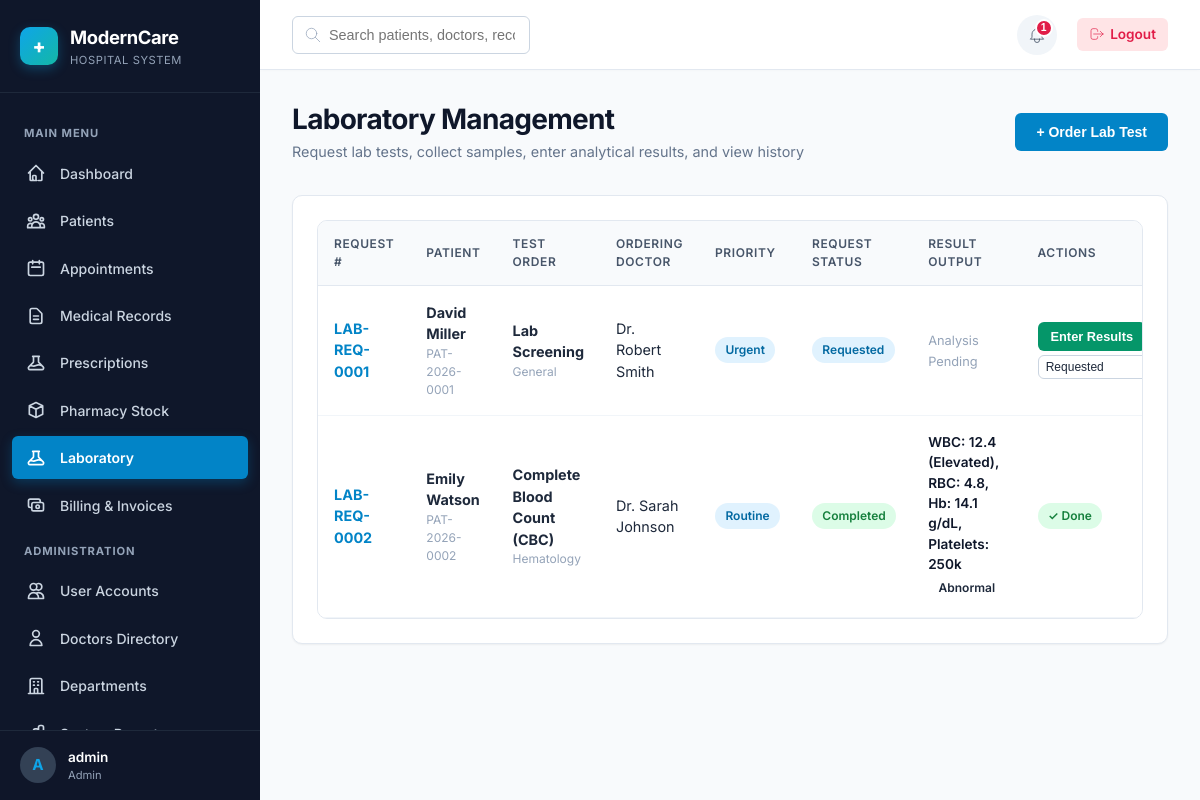
The page /laboratory/index.php (signed in) on the database its author committed.
### tables this page shows
CREATE TABLE `notifications` (
    `id` INT AUTO_INCREMENT PRIMARY KEY,
    `user_id` INT NOT NULL,
    `title` VARCHAR(150) NOT NULL,
    `message` TEXT NOT NULL,
    `type` ENUM('Info', 'Warning', 'Success', 'Danger') DEFAULT 'Info',
    `is_read` TINYINT(1) DEFAULT 0,
    `link` VARCHAR(255) NULL,
    `created_at` DATETIME DEFAULT CURRENT_TIMESTAMP,
    FOREIGN KEY (`user_id`) REFERENCES `users`(`id`) ON DELETE CASCADE
);

CREATE TABLE `lab_requests` (
    `id` INT AUTO_INCREMENT PRIMARY KEY,
    `request_number` VARCHAR(30) NOT NULL UNIQUE,
    `patient_id` INT NOT NULL,
    `doctor_id` INT NOT NULL,
    `medical_record_id` INT NULL,
    `request_date` DATETIME DEFAULT CURRENT_TIMESTAMP,
    `status` ENUM('Requested', 'Sample Collected', 'Processing', 'Completed', 'Cancelled') DEFAULT 'Requested',
    `priority` ENUM('Routine', 'Urgent', 'Emergency') DEFAULT 'Routine',
    `notes` TEXT NULL,
    `created_at` DATETIME DEFAULT CURRENT_TIMESTAMP,
    FOREIGN KEY (`patient_id`) REFERENCES `patients`(`id`) ON DELETE CASCADE,
    FOREIGN KEY (`doctor_id`) REFERENCES `doctors`(`id`) ON DELETE RESTRICT,
    FOREIGN KEY (`medical_record_id`) REFERENCES `medical_records`(`id`) ON DELETE SET NULL
);

CREATE TABLE `patients` (
    `id` INT AUTO_INCREMENT PRIMARY KEY,
    `user_id` INT NULL,
    `patient_number` VARCHAR(30) NOT NULL UNIQUE,
    `first_name` VARCHAR(50) NOT NULL,
    `last_name` VARCHAR(50) NOT NULL,
    `gender` ENUM('Male', 'Female', 'Other') NOT NULL,
    `date_of_birth` DATE NOT NULL,
    `phone` VARCHAR(20) NOT NULL,
    `email` VARCHAR(100) NULL,
    `address` TEXT NULL,
    `emergency_contact` VARCHAR(150) NULL,
    `blood_group` ENUM('A+', 'A-', 'B+', 'B-', 'AB+', 'AB-', 'O+', 'O-', 'Unknown') DEFAULT 'Unknown',
    `allergies` TEXT NULL,
    `status` ENUM('Active', 'Inactive') DEFAULT 'Active',
    `created_at` DATETIME DEFAULT CURRENT_TIMESTAMP,
    FOREIGN KEY (`user_id`) REFERENCES `users`(`id`) ON DELETE SET NULL
);

CREATE TABLE `doctors` (
    `id` INT AUTO_INCREMENT PRIMARY KEY,
    `user_id` INT NULL,
    `department_id` INT NOT NULL,
    `doctor_number` VARCHAR(30) NOT NULL UNIQUE,
    `first_name` VARCHAR(50) NOT NULL,
    `last_name` VARCHAR(50) NOT NULL,
    `gender` ENUM('Male', 'Female', 'Other') NOT NULL,
    `phone` VARCHAR(20) NOT NULL,
    `email` VARCHAR(100) NOT NULL,
    `specialization` VARCHAR(100) NOT NULL,
    `license_number` VARCHAR(50) NOT NULL UNIQUE,
    `experience_years` INT DEFAULT 0,
    `availability_schedule` VARCHAR(255) DEFAULT 'Mon - Fri (08:00 AM - 04:00 PM)',
    `status` ENUM('Active', 'Inactive') DEFAULT 'Active',
    `created_at` DATETIME DEFAULT CURRENT_TIMESTAMP,
    FOREIGN KEY (`user_id`) REFERENCES `users`(`id`) ON DELETE SET NULL,
    FOREIGN KEY (`department_id`) REFERENCES `departments`(`id`) ON DELETE RESTRICT
);

CREATE TABLE `lab_tests` (
    `id` INT AUTO_INCREMENT PRIMARY KEY,
    `test_code` VARCHAR(30) NOT NULL UNIQUE,
    `test_name` VARCHAR(100) NOT NULL,
    `category` VARCHAR(50) NOT NULL,
    `price` DECIMAL(10,2) NOT NULL,
    `normal_range` VARCHAR(100) NULL,
    `unit` VARCHAR(20) NULL,
    `status` ENUM('Active', 'Inactive') DEFAULT 'Active'
);

CREATE TABLE `lab_results` (
    `id` INT AUTO_INCREMENT PRIMARY KEY,
    `lab_request_id` INT NOT NULL,
    `lab_test_id` INT NOT NULL,
    `result_value` TEXT NOT NULL,
    `normal_range` VARCHAR(100) NULL,
    `status` ENUM('Normal', 'Abnormal', 'Critical') DEFAULT 'Normal',
    `notes` TEXT NULL,
    `technician_id` INT NULL,
    `result_date` DATETIME DEFAULT CURRENT_TIMESTAMP,
    FOREIGN KEY (`lab_request_id`) REFERENCES `lab_requests`(`id`) ON DELETE CASCADE,
    FOREIGN KEY (`lab_test_id`) REFERENCES `lab_tests`(`id`) ON DELETE RESTRICT,
    FOREIGN KEY (`technician_id`) REFERENCES `users`(`id`) ON DELETE SET NULL
);

### includes/auth.php (called while the page is built, shortened)
<?php
require_once __DIR__ . '/functions.php';
function is_logged_in(): bool {
    return isset($_SESSION['user_id']) && !empty($_SESSION['user_id']);
}
function has_role(string|array $roles): bool {
    $roleList = is_array($roles) ? $roles : [$roles];
    $userRole = $_SESSION['role_name'] ?? '';
    return $userRole === 'Admin' || in_array($userRole, $roleList, true);
}

### includes/functions.php (called while the page is built, shortened)
<?php
function escape(?string $string): string {
    return htmlspecialchars($string ?? '', ENT_QUOTES, 'UTF-8');
}

### laboratory/index.php (the view, shortened to what this page needs)
<?php
$baseUrl   = '../';
require_once __DIR__ . '/../includes/header.php';
require_once __DIR__ . '/../includes/sidebar.php';
$db = Database::getInstance();
$sql = "
    SELECT lr.*,
           p.first_name AS pat_fn, p.last_name AS pat_ln, p.patient_number,
           d.first_name AS doc_fn, d.last_name AS doc_ln,
           lt.test_name, lt.category AS test_cat, lt.price,
           lres.result_value, lres.normal_range, lres.status AS res_status
    FROM lab_requests lr
    JOIN patients p ON lr.patient_id = p.id
    JOIN doctors d ON lr.doctor_id = d.id
    LEFT JOIN lab_results lres ON lr.id = lres.lab_request_id
    LEFT JOIN lab_tests lt ON lres.lab_test_id = lt.id
    WHERE 1=1
";
$params = [];
$sql .= " ORDER BY lr.created_at DESC";
$stmt = $db->prepare($sql);
$stmt->execute($params);
$labRequests = $stmt->fetchAll();
?>
<div class="main-content">
    <?php require_once __DIR__ . '/../includes/navbar.php'; ?>
    <main class="content-body">
        <div class="page-header">
            <div>
                <h1 class="page-title">Laboratory Management</h1>
                <div class="page-subtitle">Request lab tests, collect samples, enter analytical results, and view history</div>
            </div>
            <?php if (has_role(['Admin', 'Doctor'])): ?>
                <button class="btn btn-primary" onclick="openModal('add-req-modal')">+ Order Lab Test</button>
            <?php endif; ?>
        </div>
        <div class="card">
            <div class="table-responsive">
                <table class="table">
                    <thead>
                        <tr>
                            <th>Request #</th>
                            <th>Patient</th>
                            <th>Test Order</th>
                            <th>Ordering Doctor</th>
                            <th>Priority</th>
                            <th>Request Status</th>
                            <th>Result Output</th>
                            <th>Actions</th>
                        </tr>
                    </thead>
                    <tbody>
                        <?php if (empty($labRequests)): ?>
                            <tr><td colspan="8" style="text-align:center; color:var(--slate-400); padding:2rem;">No laboratory test requests found.</td></tr>
                        <?php else: ?>
                            <?php foreach ($labRequests as $lr): ?>
                                <tr>
                                    <td><strong style="color:var(--primary-600);"><?= escape($lr['request_number']) ?></strong></td>
                                    <td>
                                        <strong><?= escape($lr['pat_fn'] . ' ' . $lr['pat_ln']) ?></strong>
                                        <div style="font-size:0.75rem; color:var(--slate-400);"><?= escape($lr['patient_number']) ?></div>
                                    </td>
                                    <td>
                                        <strong><?= escape($lr['test_name'] ?: 'Lab Screening') ?></strong>
                                        <div style="font-size:0.75rem; color:var(--slate-400);"><?= escape($lr['test_cat'] ?: 'General') ?></div>
                                    </td>
                                    <td>Dr. <?= escape($lr['doc_fn'] . ' ' . $lr['doc_ln']) ?></td>
                                    <td><span class="badge badge-info"><?= escape($lr['priority']) ?></span></td>
                                    <td><span class="badge badge-<?= strtolower(str_replace(' ', '-', $lr['status'])) ?>"><?= escape($lr['status']) ?></span></td>
                                    <td>
                                        <?php if ($lr['status'] === 'Completed'): ?>
                                            <div style="font-size:0.85rem; font-weight:600; color:var(--slate-900);"><?= escape($lr['result_value']) ?></div>
                                            <span class="badge badge-<?= strtolower($lr['res_status']) ?>"><?= escape($lr['res_status']) ?></span>
                                        <?php else: ?>
                                            <span style="font-size:0.8rem; color:var(--slate-400);">Analysis Pending</span>
                                        <?php endif; ?>
                                    </td>
                                    <td>
                                        <?php if (has_role(['Admin', 'Laboratory Staff'])): ?>
                                            <?php if ($lr['status'] !== 'Completed'): ?>
                                                <button class="btn btn-sm btn-success" onclick="openResultModal(<?= $lr['id'] ?>, '<?= escape($lr['request_number']) ?>', '<?= escape($lr['test_name']) ?>')">Enter Results</button>
                                                <form method="POST" action="index.php" style="display:inline-block; margin-top:0.2rem;">
                                                    <select name="status" class="form-select" onchange="this.form.submit()" style="padding:0.2rem; font-size:0.75rem; width:auto;">
                                                        <option value="Requested" <?= $lr['status'] === 'Requested' ? 'selected' : '' ?>>Requested</option>
                                                    </select>
                                                </form>
                                            <?php else: ?>
                                                <span class="badge badge-completed">✓ Done</span>
                                            <?php endif; ?>
                                        <?php else: ?>
                                            <a href="../patients/profile.php?id=<?= $lr['patient_id'] ?>" class="btn btn-sm btn-secondary">Profile</a>
                                        <?php endif; ?>
                                    </td>
                                </tr>
                            <?php endforeach; ?>
                        <?php endif; ?>
                    </tbody>
                </table>
            </div>
        </div>
    </main>
<?php require_once __DIR__ . '/../includes/footer.php'; ?>

### includes/navbar.php (shortened to what this page needs)
<?php
require_once __DIR__ . '/auth.php';
$user = current_user();
$baseUrl = $baseUrl ?? '../';
$notifications = [];
try {
    $db = Database::getInstance();
    $stmt = $db->prepare("SELECT * FROM notifications WHERE user_id = :uid ORDER BY created_at DESC LIMIT 5");
    $stmt->execute([':uid' => $user['id']]);
    $notifications = $stmt->fetchAll();
} catch (Exception $e) {
    error_log("Navbar Notification Error: " . $e->getMessage());
}
$unreadCount = count(array_filter($notifications, fn($n) => $n['is_read'] == 0));
?>
<header class="navbar">
    <div class="navbar-left">
        <div class="search-box">
            <svg fill="none" stroke="currentColor" viewBox="0 0 24 24"><path stroke-linecap="round" stroke-linejoin="round" d="M21 21l-6-6m2-5a7 7 0 11-14 0 7 7 0 0114 0z"/></svg>
            <input type="text" class="form-control" placeholder="Search patients, doctors, records...">
        </div>
    </div>
    <div class="navbar-right">
        <div class="notif-wrapper">
            <button id="notif-dropdown-btn" class="notif-btn" aria-label="Notifications">
                <?php if ($unreadCount > 0): ?>
                    <span class="notif-badge"><?= $unreadCount ?></span>
                <?php endif; ?>
            </button>
        </div>
        <a href="<?= $baseUrl ?>auth/logout.php" class="logout-link">
            <svg width="16" height="16" fill="none" stroke="currentColor" viewBox="0 0 24 24"><path stroke-linecap="round" stroke-linejoin="round" d="M17 16l4-4m0 0l-4-4m4 4H7m6 4v1a3 3 0 01-3 3H6a3 3 0 01-3-3V7a3 3 0 013-3h4a3 3 0 013 3v1"/></svg>
            Logout
        </a>
    </div>
</header>

### assets/css/style.css (style rules this page uses)
:root { --primary-50: #f0f9ff; --primary-100: #e0f2fe; --primary-500: #0ea5e9; --primary-600: #0284c7; --primary-700: #0369a1; --primary-900: #0c4a6e; --teal-500: #14b8a6; --teal-600: #0d9488; --emerald-500: #10b981; --emerald-600: #059669; --amber-500: #f59e0b; --rose-500: #f43f5e; --rose-600: #e11d48; --slate-50: #f8fafc; --slate-100: #f1f5f9; --slate-200: #e2e8f0; --slate-300: #cbd5e1; --slate-400: #94a3b8; --slate-500: #64748b; --slate-600: #475569; --slate-700: #334155; --slate-800: #1e293b; --slate-900: #0f172a; --bg-main: #f8fafc; --card-bg: #ffffff; --text-main: #1e293b; --text-muted: #64748b; --border-color: #e2e8f0; --shadow-sm: 0 1px 2px 0 rgba(0, 0, 0, 0.05); --shadow-md: 0 4px 6px -1px rgba(0, 0, 0, 0.1), 0 2px 4px -1px rgba(0, 0, 0, 0.06); --shadow-lg: 0 10px 15px -3px rgba(0, 0, 0, 0.1), 0 4px 6px -2px rgba(0, 0, 0, 0.05); --shadow-xl: 0 20px 25px -5px rgba(0, 0, 0, 0.1), 0 10px 10px -5px rgba(0, 0, 0, 0.04); --radius-sm: 6px; --radius-md: 10px; --radius-lg: 16px; --radius-full: 9999px; --transition: all 0.25s cubic-bezier(0.4, 0, 0.2, 1); --sidebar-width: 260px; --navbar-height: 70px; }
*, *::before, *::after { box-sizing: border-box; margin: 0; padding: 0; }
body { font-family: 'Inter', system-ui, -apple-system, BlinkMacSystemFont, "Segoe UI", Roboto, sans-serif; background-color: var(--bg-main); color: var(--text-main); line-height: 1.5; font-size: 0.95rem; overflow-x: hidden; -webkit-font-smoothing: antialiased; }
.main-content { flex: 1; margin-left: var(--sidebar-width); display: flex; flex-direction: column; min-width: 0; transition: var(--transition); }
.content-body { padding: 2rem; flex: 1; }
h1, h2, h3, h4, h5, h6 { color: var(--slate-900); font-weight: 700; line-height: 1.25; }
.page-header { display: flex; justify-content: space-between; align-items: center; margin-bottom: 2rem; flex-wrap: wrap; gap: 1rem; }
.page-title { font-size: 1.75rem; letter-spacing: -0.025em; color: var(--slate-900); }
.page-subtitle { color: var(--slate-500); font-size: 0.9rem; margin-top: 0.25rem; }
.card { background: var(--card-bg); border-radius: var(--radius-md); border: 1px solid var(--border-color); box-shadow: var(--shadow-sm); padding: 1.5rem; margin-bottom: 1.5rem; transition: var(--transition); }
.btn { display: inline-flex; align-items: center; justify-content: center; gap: 0.5rem; padding: 0.625rem 1.25rem; font-size: 0.875rem; font-weight: 600; border-radius: var(--radius-sm); border: 1px solid transparent; cursor: pointer; transition: var(--transition); text-decoration: none; white-space: nowrap; }
.btn-primary { background-color: var(--primary-600); color: #ffffff; }
.btn-success { background-color: var(--emerald-600); color: #ffffff; }
.btn-sm { padding: 0.4rem 0.75rem; font-size: 0.8rem; }
.badge { display: inline-flex; align-items: center; padding: 0.25rem 0.65rem; font-size: 0.75rem; font-weight: 600; border-radius: var(--radius-full); text-transform: capitalize; }
.badge-active, .badge-completed, .badge-paid, .badge-confirmed, .badge-normal { background-color: #dcfce7; color: #15803d; }
.badge-info, .badge-requested, .badge-dispensed { background-color: var(--primary-100); color: var(--primary-700); }
.form-control, .form-select, textarea.form-control { width: 100%; padding: 0.625rem 0.875rem; font-size: 0.9rem; color: var(--slate-800); background-color: #ffffff; border: 1px solid var(--slate-300); border-radius: var(--radius-sm); transition: var(--transition); outline: none; }
.table-responsive { width: 100%; overflow-x: auto; border-radius: var(--radius-md); border: 1px solid var(--border-color); background: white; }
.table { width: 100%; border-collapse: collapse; text-align: left; font-size: 0.9rem; }
.table th { background-color: var(--slate-50); color: var(--slate-600); font-weight: 600; padding: 0.875rem 1rem; border-bottom: 1px solid var(--slate-200); text-transform: uppercase; font-size: 0.75rem; letter-spacing: 0.05em; }
.table td { padding: 1rem; border-bottom: 1px solid var(--slate-100); color: var(--slate-800); vertical-align: middle; }
.search-box { position: relative; max-width: 320px; }
.search-box input { padding-left: 2.25rem; }
.search-box svg { position: absolute; left: 0.75rem; top: 50%; transform: translateY(-50%); color: var(--slate-400); width: 18px; height: 18px; }

### rows shown on the page
notifications: is_read "1"
lab_requests: request_number "LAB-REQ-0001", patient.last_name "David Miller", patient.patient_number "PAT-2026-0001", test_name "Lab Screening", test_cat "General", doctor.last_name "Robert Smith", priority "Urgent", status "Requested", shows "Analysis Pending"
lab_requests: request_number "LAB-REQ-0002", patient.last_name "Emily Watson", patient.patient_number "PAT-2026-0002", lab_tests.test_name "Complete Blood Count (CBC)", lab_tests.category "Hematology", doctor.last_name "Sarah Johnson", priority "Routine", status "Completed", lab_results.result_value "WBC: 12.4 (Elevated), RBC: 4.8, Hb: 14.1 g/dL, Platelets: 250k", lab_results.status "Abnormal", shows "✓ Done"

### other values the page prints
substr($user['username'] ?? 'U', 0, 1) "A"
$user['full_name'] "admin"
$role "Admin"
